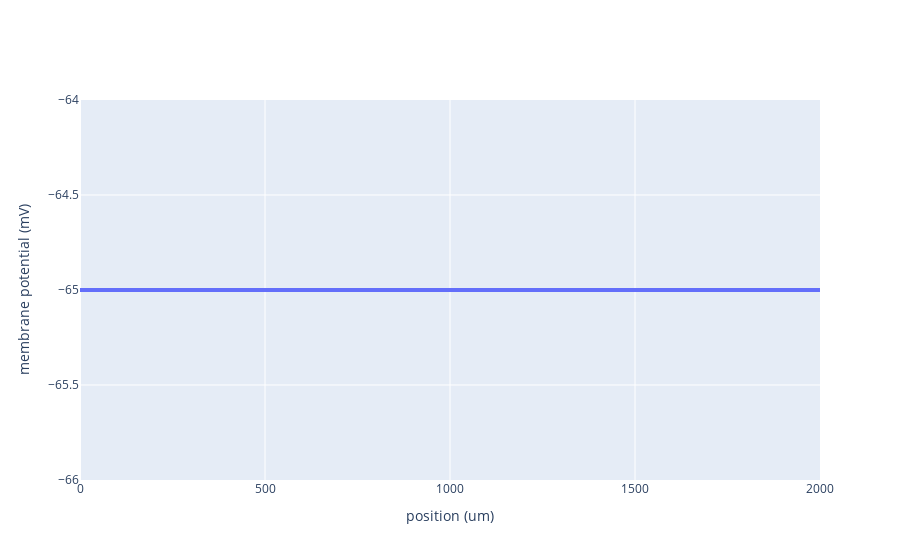

The notebook cell this image was saved under:
### Code cell
my_plot.show()

### Figure 1 — Plotly figure (JSON) as saved in the notebook; plotly's stock layout.template omitted (floating-point values rounded to 4 significant figures)
{"data": [{"line": {"width": 4}, "mode": "lines", "name": "t=0", "type": "scatter", "x": [0, 23.26, 69.77, 116.3, 162.8, 209.3, 255.8, 302.3, 348.8, 395.3, 441.9, 488.4, 534.9, 581.4, 627.9, 674.4, 720.9, 767.4, 814.0, 860.5, 907.0, 953.5, 1000, 1047.0, 1093.0, 1140.0, 1186.0, 1233.0, 1279.0, 1326.0, 1372.0, 1419.0, 1465.0, 1512.0, 1558.0, 1605.0, 1651.0, 1698.0, 1744.0, 1791.0, 1837.0, 1884.0, 1930.0, 1977.0, 2000], "y": [-65, -65, -65, -65, -65, -65, -65, -65, -65, -65, -65, -65, -65, -65, -65, -65, -65, -65, -65, -65, -65, -65, -65, -65, -65, -65, -65, -65, -65, -65, -65, -65, -65, -65, -65, -65, -65, -65, -65, -65, -65, -65, -65, -65, -65]}], "layout": {"xaxis": {"title": {"text": "position (um)"}}, "yaxis": {"title": {"text": "membrane potential (mV)"}}}}
